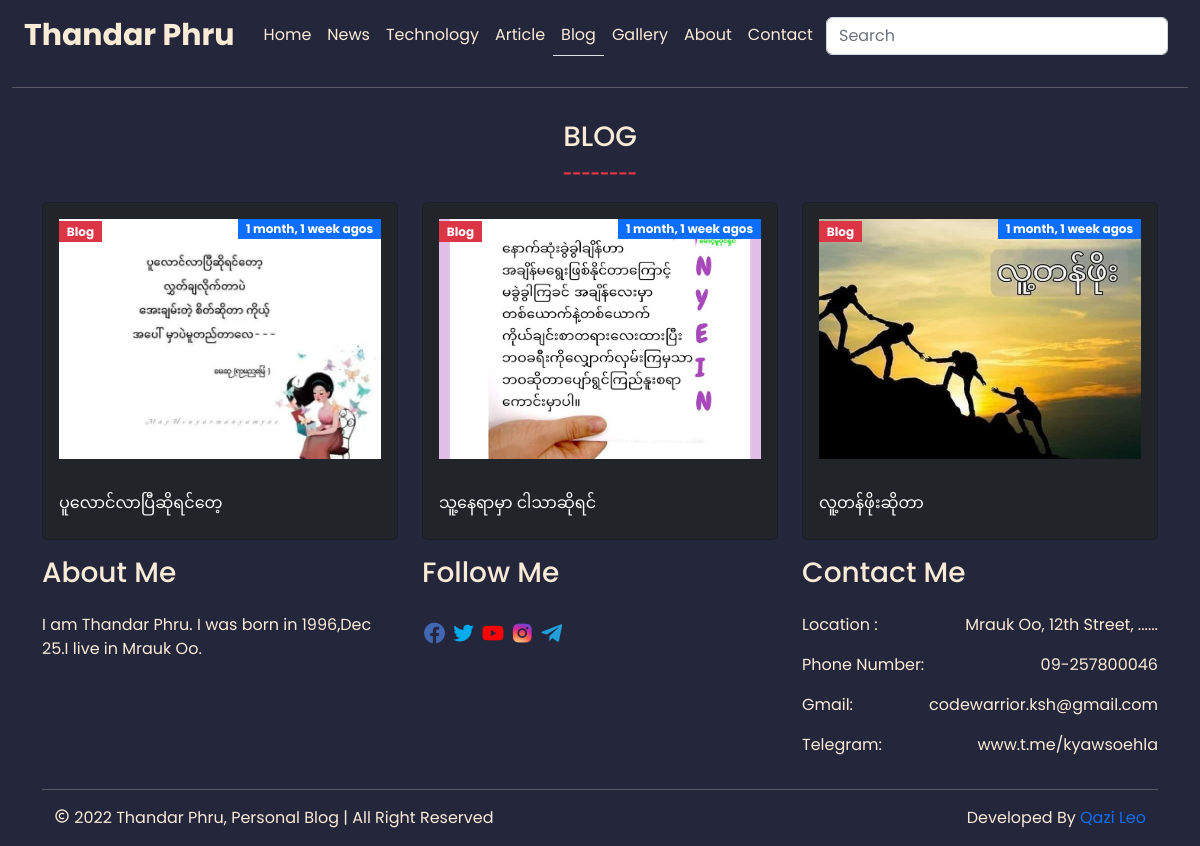
Page /category/blog/ on the earlier database version.
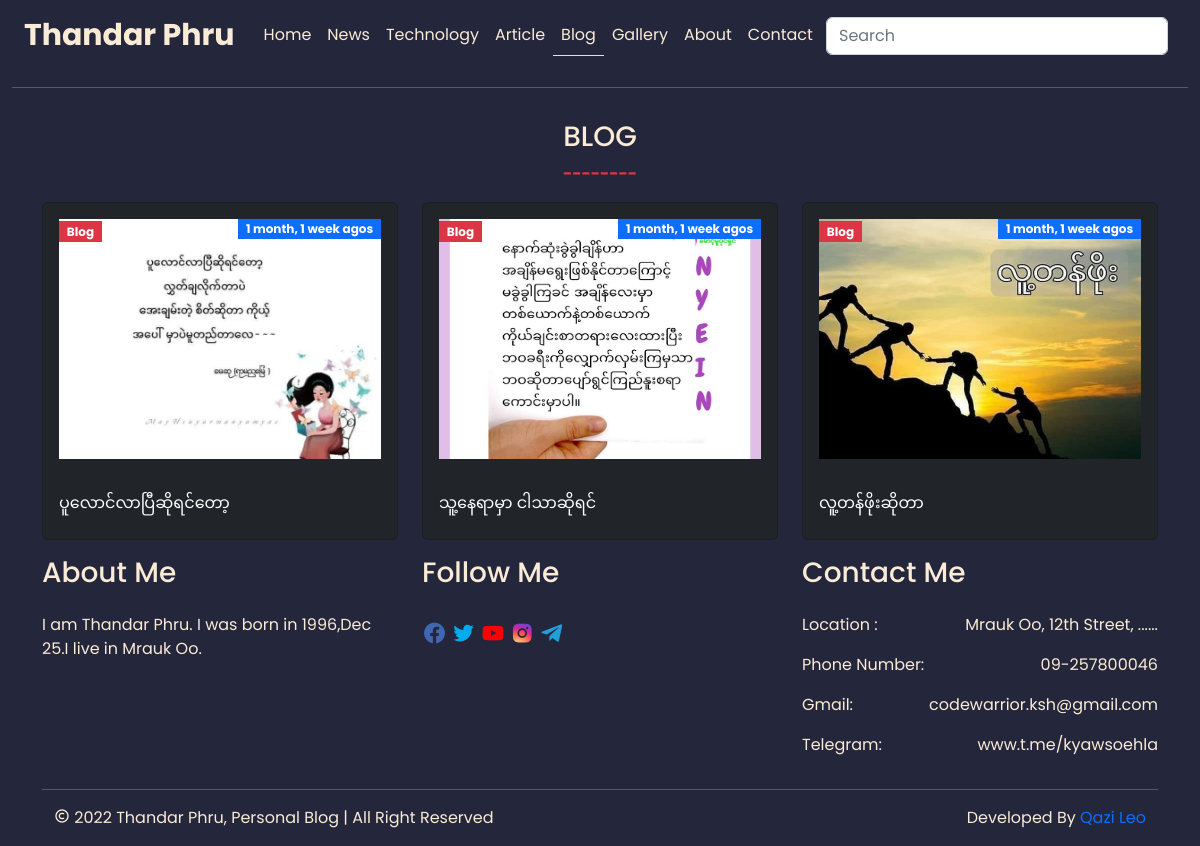
Same page on the later database version.
### base/models.py (models this page shows, shortened)
class Post(models.Model):
    title = models.CharField(max_length=255)
    category = models.ForeignKey(Category, on_delete=models.CASCADE)
    slug = models.SlugField(
            default='',
            editable=False,
        )
    author = models.ForeignKey(User, on_delete=models.CASCADE)
    content = models.TextField(null=True)
    feature = models.ImageField(upload_to = 'static/postimages', blank= True,null=True)
    tags = models.ManyToManyField(Tag)
    created = models.DateTimeField(auto_now_add=True)
    updated = models.DateTimeField(auto_now=True)
    is_feature = models.BooleanField(default=False)
    class Meta:
        ordering = ('-created',)

class Category(models.Model):
    name = models.CharField(max_length=100)
    slug = models.SlugField(
            default='',
            editable=False,
        )
    created = models.DateTimeField(auto_now_add=True)
    updated = models.DateTimeField(auto_now=True)
    def __str__(self):
        return self.name

### base/views.py (the view)
# urls.py: path('category/<str:slug>/',views.category, name='category'),
def category(request,slug):
    categories = Category.objects.all()
    category = get_object_or_404(Category, slug=slug)
    posts = Post.objects.filter(category=category)
    context = {'posts':posts,'categories':categories,'slug':slug}
    return render(request,'base/category.html',context)

### base/templates/base/category.html (shortened to what this page needs)
{% extends 'main.html' %} {% load static %} {% block content %}
<div class="container">
    <div class="row">
      <div class="text-center py-3">
        <h3 class="text-uppercase">{{slug}}</h3>
        <span class="text-danger fw-bold">--------</span>
      </div>
      {% if posts %}
      {% for post in posts %}
      <div class="col-lg-4">
        <div class="card bg-dark">
          <div class="p-3">
            <div
              class="blog-picture-background"
              style="
                background-image: url('{{post.feature.url}}');
                height: 240px;
                background-repeat: no-repeat;
                background-size: cover;
                background-position: center;
              "
            >
              <p>
                <span class="badge bg-danger text-center rounded-0"
                  >{{post.category}}</span
                >
                <span class="badge bg-primary text-center float-end rounded-0"
                  >{{post.created|timesince}} agos</span
                >
              </p>
            </div>
          </div>
          <div class="card-body">
            <div class="card-title text-dark">
              <a href="{% url 'detail' post.slug %} " class="text-white"> {{post.title | truncatechars:40}} </a>
            </div>
          </div>
        </div>
      </div>
      {% endfor %}
      {% endif %}
    </div>
  </div>
  {% endblock content %}

Differences in the rows shown:
changed Post (number 1 of 3 on the later page): title "ပူလောင်လာပြီဆိုရင်တေ့" → "ပူလောင်လာပြီဆိုရင်တော့"
